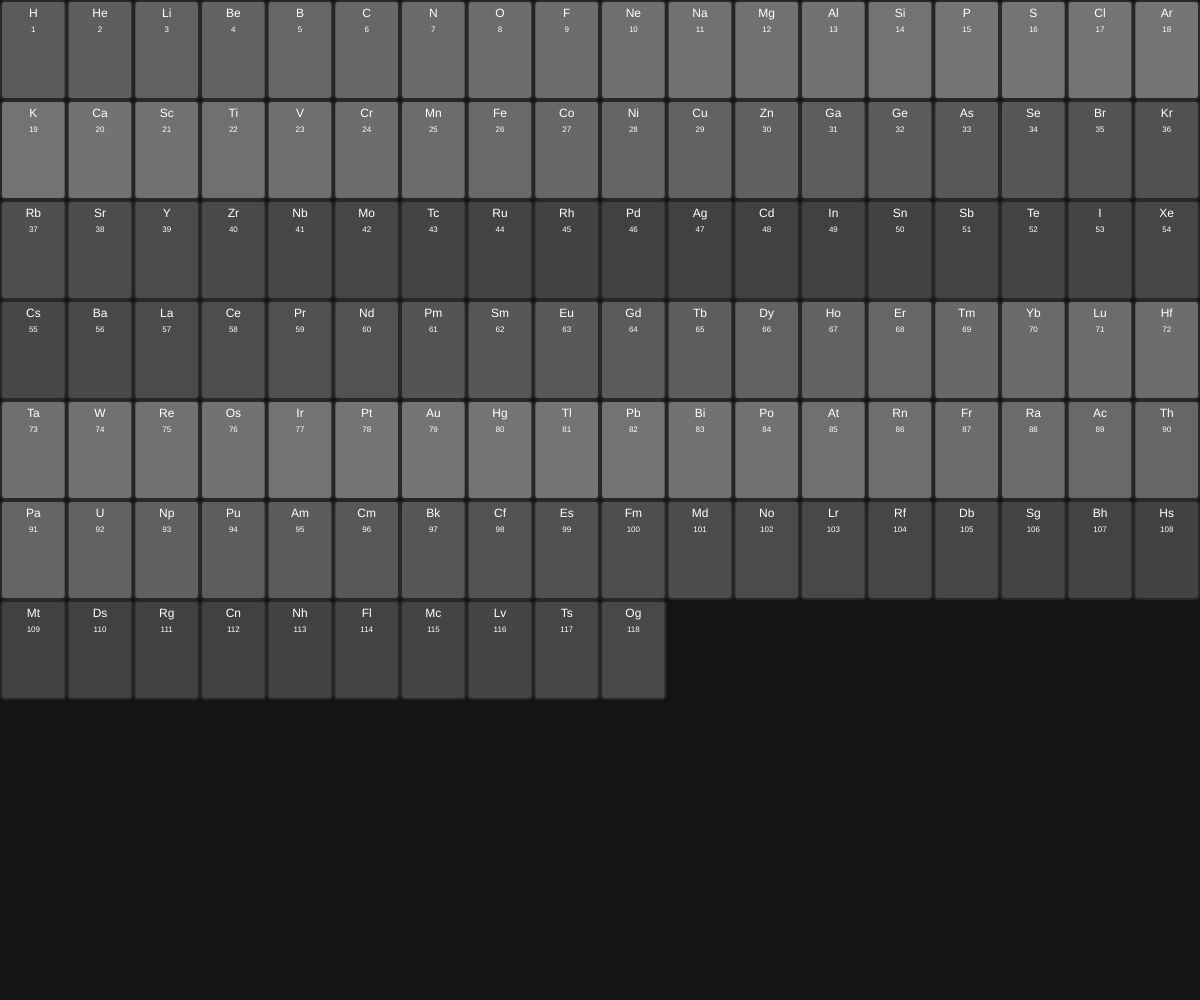
Frame 1 (no input)
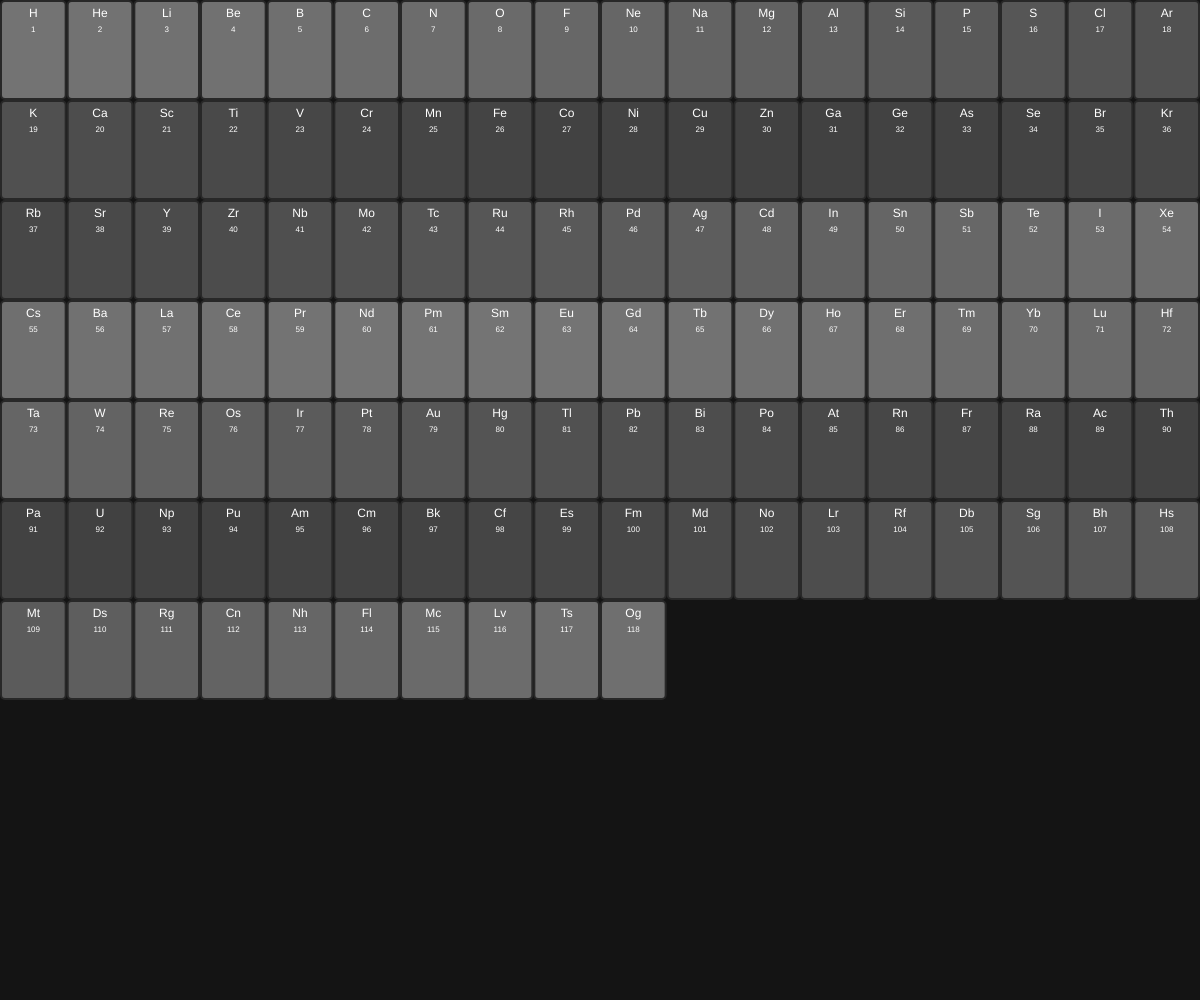
Frame 60 (no input)
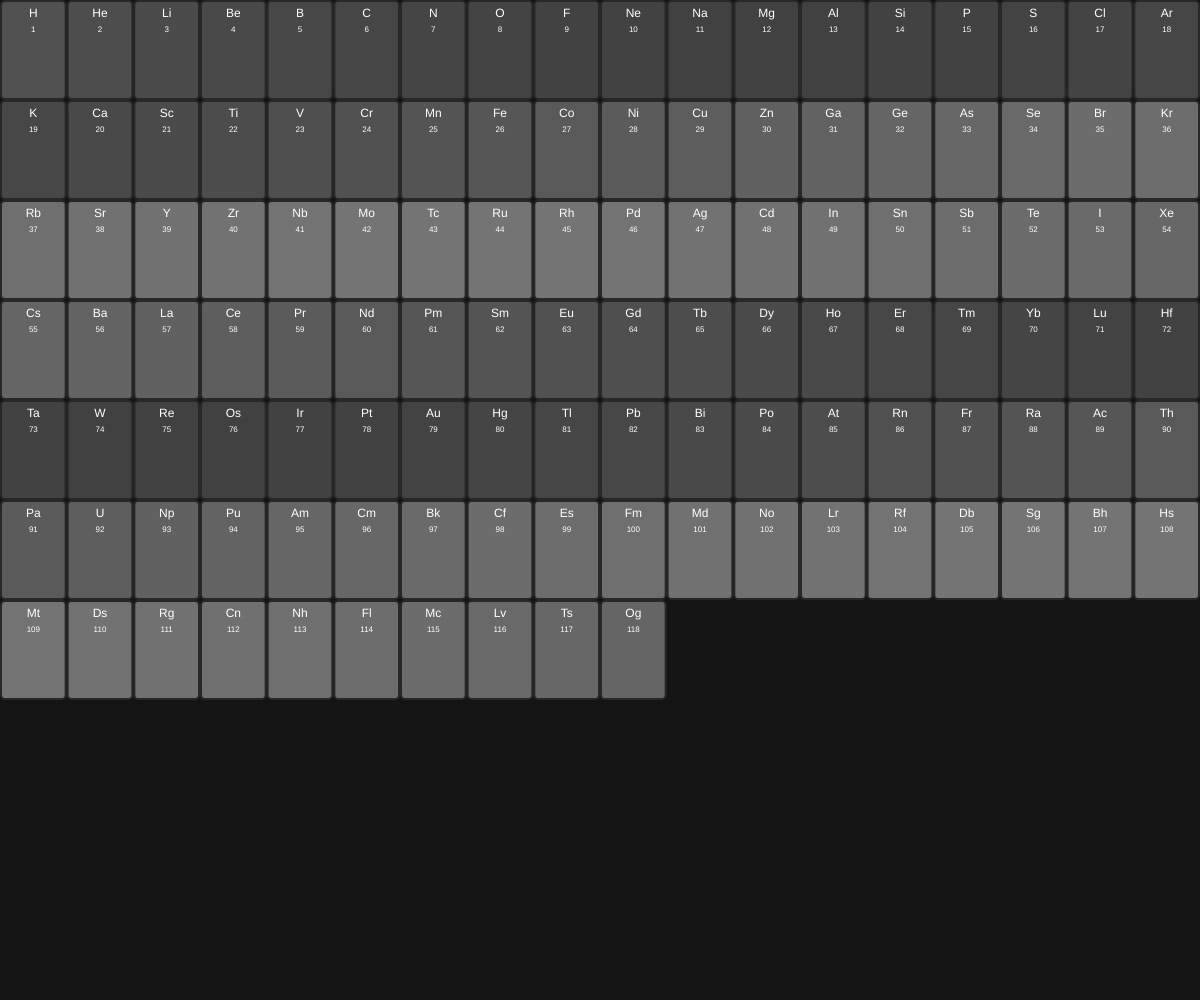
Frame 120 (the mouse pressed at the canvas centre since frame 60)

The p5.js sketch that drew these frames (run headless with seeded random() and noise() and a simulated clock; from frame 60 on, the mouse is pressed at the canvas centre):

// p5.js sketch
// ── sketch.js
let elements = [];
let waveOffset = 0;
let gridWidth, gridHeight;
let cellWidth, cellHeight;

function setup() {
  createCanvas(windowWidth, windowHeight);
  gridWidth = 18;
  gridHeight = 10;
  cellWidth = width / gridWidth;
  cellHeight = height / gridHeight;

  // Populate elements with periodic table data
  const elementData = [
    { symbol: 'H', name: 'Hydrogen', number: 1, group: 1, period: 1 },
    { symbol: 'He', name: 'Helium', number: 2, group: 18, period: 1 },
    { symbol: 'Li', name: 'Lithium', number: 3, group: 1, period: 2 },
    { symbol: 'Be', name: 'Beryllium', number: 4, group: 2, period: 2 },
    { symbol: 'B', name: 'Boron', number: 5, group: 13, period: 2 },
    { symbol: 'C', name: 'Carbon', number: 6, group: 14, period: 2 },
    { symbol: 'N', name: 'Nitrogen', number: 7, group: 15, period: 2 },
    { symbol: 'O', name: 'Oxygen', number: 8, group: 16, period: 2 },
    { symbol: 'F', name: 'Fluorine', number: 9, group: 17, period: 2 },
    { symbol: 'Ne', name: 'Neon', number: 10, group: 18, period: 2 },
    { symbol: 'Na', name: 'Sodium', number: 11, group: 1, period: 3 },
    { symbol: 'Mg', name: 'Magnesium', number: 12, group: 2, period: 3 },
    { symbol: 'Al', name: 'Aluminum', number: 13, group: 13, period: 3 },
    { symbol: 'Si', name: 'Silicon', number: 14, group: 14, period: 3 },
    { symbol: 'P', name: 'Phosphorus', number: 15, group: 15, period: 3 },
    { symbol: 'S', name: 'Sulfur', number: 16, group: 16, period: 3 },
    { symbol: 'Cl', name: 'Chlorine', number: 17, group: 17, period: 3 },
    { symbol: 'Ar', name: 'Argon', number: 18, group: 18, period: 3 },
    { symbol: 'K', name: 'Potassium', number: 19, group: 1, period: 4 },
    { symbol: 'Ca', name: 'Calcium', number: 20, group: 2, period: 4 },
    { symbol: 'Sc', name: 'Scandium', number: 21, group: 3, period: 4 },
    { symbol: 'Ti', name: 'Titanium', number: 22, group: 4, period: 4 },
    { symbol: 'V', name: 'Vanadium', number: 23, group: 5, period: 4 },
    { symbol: 'Cr', name: 'Chromium', number: 24, group: 6, period: 4 },
    { symbol: 'Mn', name: 'Manganese', number: 25, group: 7, period: 4 },
    { symbol: 'Fe', name: 'Iron', number: 26, group: 8, period: 4 },
    { symbol: 'Co', name: 'Cobalt', number: 27, group: 9, period: 4 },
    { symbol: 'Ni', name: 'Nickel', number: 28, group: 10, period: 4 },
    { symbol: 'Cu', name: 'Copper', number: 29, group: 11, period: 4 },
    { symbol: 'Zn', name: 'Zinc', number: 30, group: 12, period: 4 },
    { symbol: 'Ga', name: 'Gallium', number: 31, group: 13, period: 4 },
    { symbol: 'Ge', name: 'Germanium', number: 32, group: 14, period: 4 },
    { symbol: 'As', name: 'Arsenic', number: 33, group: 15, period: 4 },
    { symbol: 'Se', name: 'Selenium', number: 34, group: 16, period: 4 },
    { symbol: 'Br', name: 'Bromine', number: 35, group: 17, period: 4 },
    { symbol: 'Kr', name: 'Krypton', number: 36, group: 18, period: 4 },
    { symbol: 'Rb', name: 'Rubidium', number: 37, group: 1, period: 5 },
    { symbol: 'Sr', name: 'Strontium', number: 38, group: 2, period: 5 },
    { symbol: 'Y', name: 'Yttrium', number: 39, group: 3, period: 5 },
    { symbol: 'Zr', name: 'Zirconium', number: 40, group: 4, period: 5 },
    { symbol: 'Nb', name: 'Niobium', number: 41, group: 5, period: 5 },
    { symbol: 'Mo', name: 'Molybdenum', number: 42, group: 6, period: 5 },
    { symbol: 'Tc', name: 'Technetium', number: 43, group: 7, period: 5 },
    { symbol: 'Ru', name: 'Ruthenium', number: 44, group: 8, period: 5 },
    { symbol: 'Rh', name: 'Rhodium', number: 45, group: 9, period: 5 },
    { symbol: 'Pd', name: 'Palladium', number: 46, group: 10, period: 5 },
    { symbol: 'Ag', name: 'Silver', number: 47, group: 11, period: 5 },
    { symbol: 'Cd', name: 'Cadmium', number: 48, group: 12, period: 5 },
    { symbol: 'In', name: 'Indium', number: 49, group: 13, period: 5 },
    { symbol: 'Sn', name: 'Tin', number: 50, group: 14, period: 5 },
    { symbol: 'Sb', name: 'Antimony', number: 51, group: 15, period: 5 },
    { symbol: 'Te', name: 'Tellurium', number: 52, group: 16, period: 5 },
    { symbol: 'I', name: 'Iodine', number: 53, group: 17, period: 5 },
    { symbol: 'Xe', name: 'Xenon', number: 54, group: 18, period: 5 },
    { symbol: 'Cs', name: 'Cesium', number: 55, group: 1, period: 6 },
    { symbol: 'Ba', name: 'Barium', number: 56, group: 2, period: 6 },
    { symbol: 'La', name: 'Lanthanum', number: 57, group: 3, period: 6 },
    { symbol: 'Ce', name: 'Cerium', number: 58, group: 3, period: 6 },
    { symbol: 'Pr', name: 'Praseodymium', number: 59, group: 3, period: 6 },
    { symbol: 'Nd', name: 'Neodymium', number: 60, group: 3, period: 6 },
    { symbol: 'Pm', name: 'Promethium', number: 61, group: 3, period: 6 },
    { symbol: 'Sm', name: 'Samarium', number: 62, group: 3, period: 6 },
    { symbol: 'Eu', name: 'Europium', number: 63, group: 3, period: 6 },
    { symbol: 'Gd', name: 'Gadolinium', number: 64, group: 3, period: 6 },
    { symbol: 'Tb', name: 'Terbium', number: 65, group: 3, period: 6 },
    { symbol: 'Dy', name: 'Dysprosium', number: 66, group: 3, period: 6 },
    { symbol: 'Ho', name: 'Holmium', number: 67, group: 3, period: 6 },
    { symbol: 'Er', name: 'Erbium', number: 68, group: 3, period: 6 },
    { symbol: 'Tm', name: 'Thulium', number: 69, group: 3, period: 6 },
    { symbol: 'Yb', name: 'Ytterbium', number: 70, group: 3, period: 6 },
    { symbol: 'Lu', name: 'Lutetium', number: 71, group: 3, period: 6 },
    { symbol: 'Hf', name: 'Hafnium', number: 72, group: 4, period: 6 },
    { symbol: 'Ta', name: 'Tantalum', number: 73, group: 5, period: 6 },
    { symbol: 'W', name: 'Tungsten', number: 74, group: 6, period: 6 },
    { symbol: 'Re', name: 'Rhenium', number: 75, group: 7, period: 6 },
    { symbol: 'Os', name: 'Osmium', number: 76, group: 8, period: 6 },
    { symbol: 'Ir', name: 'Iridium', number: 77, group: 9, period: 6 },
    { symbol: 'Pt', name: 'Platinum', number: 78, group: 10, period: 6 },
    { symbol: 'Au', name: 'Gold', number: 79, group: 11, period: 6 },
    { symbol: 'Hg', name: 'Mercury', number: 80, group: 12, period: 6 },
    { symbol: 'Tl', name: 'Thallium', number: 81, group: 13, period: 6 },
    { symbol: 'Pb', name: 'Lead', number: 82, group: 14, period: 6 },
    { symbol: 'Bi', name: 'Bismuth', number: 83, group: 15, period: 6 },
    { symbol: 'Po', name: 'Polonium', number: 84, group: 16, period: 6 },
    { symbol: 'At', name: 'Astatine', number: 85, group: 17, period: 6 },
    { symbol: 'Rn', name: 'Radon', number: 86, group: 18, period: 6 },
    { symbol: 'Fr', name: 'Francium', number: 87, group: 1, period: 7 },
    { symbol: 'Ra', name: 'Radium', number: 88, group: 2, period: 7 },
    { symbol: 'Ac', name: 'Actinium', number: 89, group: 3, period: 7 },
    { symbol: 'Th', name: 'Thorium', number: 90, group: 3, period: 7 },
    { symbol: 'Pa', name: 'Protactinium', number: 91, group: 3, period: 7 },
    { symbol: 'U', name: 'Uranium', number: 92, group: 3, period: 7 },
    { symbol: 'Np', name: 'Neptunium', number: 93, group: 3, period: 7 },
    { symbol: 'Pu', name: 'Plutonium', number: 94, group: 3, period: 7 },
    { symbol: 'Am', name: 'Americium', number: 95, group: 3, period: 7 },
    { symbol: 'Cm', name: 'Curium', number: 96, group: 3, period: 7 },
    { symbol: 'Bk', name: 'Berkelium', number: 97, group: 3, period: 7 },
    { symbol: 'Cf', name: 'Californium', number: 98, group: 3, period: 7 },
    { symbol: 'Es', name: 'Einsteinium', number: 99, group: 3, period: 7 },
    { symbol: 'Fm', name: 'Fermium', number: 100, group: 3, period: 7 },
    { symbol: 'Md', name: 'Mendelevium', number: 101, group: 3, period: 7 },
    { symbol: 'No', name: 'Nobelium', number: 102, group: 3, period: 7 },
    { symbol: 'Lr', name: 'Lawrencium', number: 103, group: 3, period: 7 },
    { symbol: 'Rf', name: 'Rutherfordium', number: 104, group: 4, period: 7 },
    { symbol: 'Db', name: 'Dubnium', number: 105, group: 5, period: 7 },
    { symbol: 'Sg', name: 'Seaborgium', number: 106, group: 6, period: 7 },
    { symbol: 'Bh', name: 'Bohrium', number: 107, group: 7, period: 7 },
    { symbol: 'Hs', name: 'Hassium', number: 108, group: 8, period: 7 },
    { symbol: 'Mt', name: 'Meitnerium', number: 109, group: 9, period: 7 },
    { symbol: 'Ds', name: 'Darmstadtium', number: 110, group: 10, period: 7 },
    { symbol: 'Rg', name: 'Roentgenium', number: 111, group: 11, period: 7 },
    { symbol: 'Cn', name: 'Copernicium', number: 112, group: 12, period: 7 },
    { symbol: 'Nh', name: 'Nihonium', number: 113, group: 13, period: 7 },
    { symbol: 'Fl', name: 'Flerovium', number: 114, group: 14, period: 7 },
    { symbol: 'Mc', name: 'Moscovium', number: 115, group: 15, period: 7 },
    { symbol: 'Lv', name: 'Livermorium', number: 116, group: 16, period: 7 },
    { symbol: 'Ts', name: 'Tennessine', number: 117, group: 17, period: 7 },
    { symbol: 'Og', name: 'Oganesson', number: 118, group: 18, period: 7 }
  ];

  // Create a grid of elements
  for (let i = 0; i < elementData.length; i++) {
    const el = elementData[i];
    elements.push({
      ...el,
      x: (i % gridWidth) * cellWidth,
      y: Math.floor(i / gridWidth) * cellHeight,
      glowIntensity: 0
    });
  }
}

function draw() {
  background(20);
  noStroke();

  // Update wave offset for the animation
  waveOffset += 0.03;

  // Draw each element with a glow effect based on wave propagation
  for (let i = 0; i < elements.length; i++) {
    const el = elements[i];
    const waveValue = sin(waveOffset + (i * 0.1));
    el.glowIntensity = map(waveValue, -1, 1, 0.3, 0.9);

    // Draw the cell background
    fill(40);
    rect(el.x, el.y, cellWidth, cellHeight, 5);

    // Draw glow effect
    const glowColor = color(255, 255, 255, 100 * el.glowIntensity);
    fill(glowColor);
    rect(el.x + 2, el.y + 2, cellWidth - 4, cellHeight - 4, 3);

    // Draw element info
    fill(255);
    textSize(12);
    textAlign(CENTER, TOP);
    text(el.symbol, el.x + cellWidth / 2, el.y + 8);
    textSize(8);
    text(el.number, el.x + cellWidth / 2, el.y + 26);
  }
}

function windowResized() {
  resizeCanvas(windowWidth, windowHeight);
}
